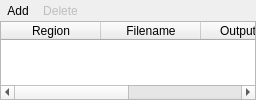
         <widget class="QWidget" name="top_frame_vtk" native="true">
          <property name="sizePolicy">
           <sizepolicy hsizetype="Expanding" vsizetype="MinimumExpanding">
            <horstretch>0</horstretch>
            <verstretch>0</verstretch>
           </sizepolicy>
          </property>
          <property name="maximumSize">
           <size>
            <width>16777215</width>
            <height>100</height>
           </size>
          </property>
          <layout class="QVBoxLayout" name="verticalLayout_3">
           <property name="spacing">
            <number>0</number>
           </property>
           <property name="leftMargin">
            <number>0</number>
           </property>
           <property name="topMargin">
            <number>0</number>
           </property>
           <property name="rightMargin">
            <number>0</number>
           </property>
           <property name="bottomMargin">
            <number>0</number>
           </property>
           <item>
            <widget class="QWidget" name="frame_add_delete" native="true">
             <layout class="QHBoxLayout" name="horizontalLayout_7">
              <property name="spacing">
               <number>0</number>
              </property>
              <property name="leftMargin">
               <number>0</number>
              </property>
              <property name="topMargin">
               <number>0</number>
              </property>
              <property name="rightMargin">
               <number>0</number>
              </property>
              <property name="bottomMargin">
               <number>0</number>
              </property>
              <item>
               <layout class="QHBoxLayout" name="horizontalLayout">
                <item>
                 <widget class="QToolButton" name="toolbutton_add">
                  <property name="toolTip">
                   <string>Define new VTK output region</string>
                  </property>
                  <property name="text">
                   <string>Add</string>
                  </property>
                  <property name="autoRaise">
                   <bool>true</bool>
                  </property>
                 </widget>
                </item>
                <item>
                 <widget class="QToolButton" name="toolbutton_delete">
                  <property name="enabled">
                   <bool>false</bool>
                  </property>
                  <property name="toolTip">
                   <string>Delete VTK output definition</string>
                  </property>
                  <property name="text">
                   <string>Delete</string>
                  </property>
                  <property name="autoRaise">
                   <bool>true</bool>
                  </property>
                 </widget>
                </item>
                <item>
                 <spacer name="horizontalSpacer">
                  <property name="orientation">
                   <enum>Qt::Horizontal</enum>
                  </property>
                  <property name="sizeHint" stdset="0">
                   <size>
                    <width>40</width>
                    <height>20</height>
                   </size>
                  </property>
                 </spacer>
                </item>
               </layout>
              </item>
             </layout>
            </widget>
           </item>
           <item>
            <widget class="QTableWidget" name="tablewidget_vtk_regions">
             <property name="maximumSize">
              <size>
               <width>16777215</width>
               <height>100</height>
              </size>
             </property>
             <property name="selectionMode">
              <enum>QAbstractItemView::SingleSelection</enum>
             </property>
             <property name="selectionBehavior">
              <enum>QAbstractItemView::SelectRows</enum>
             </property>
             <attribute name="horizontalHeaderHighlightSections">
              <bool>false</bool>
             </attribute>
             <attribute name="verticalHeaderVisible">
              <bool>false</bool>
             </attribute>
             <column>
              <property name="text">
               <string>Region</string>
              </property>
             </column>
             <column>
              <property name="text">
               <string>Filename</string>
              </property>
             </column>
             <column>
              <property name="text">
               <string>Output type</string>
              </property>
             </column>
             <column>
              <property name="text">
               <string>ID</string>
              </property>
             </column>
            </widget>
           </item>
          </layout>
         </widget>
